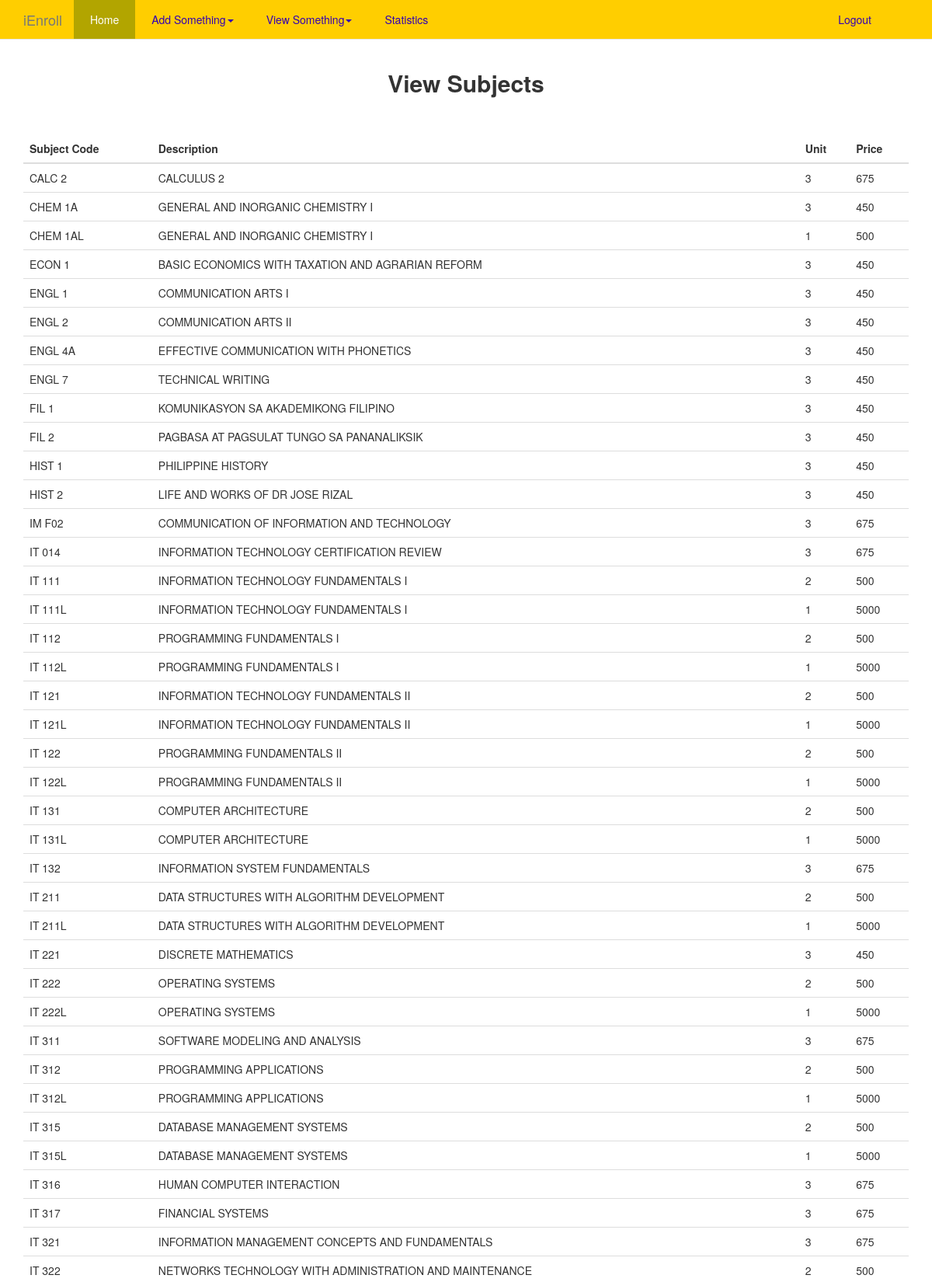
The app's page /viewSubjects.php (upper part) with its own data.
### tables this page shows
CREATE TABLE IF NOT EXISTS `subjects` (
  `subject_code` VARCHAR(20) NOT NULL,
  `description` VARCHAR(150) NOT NULL,
  `unit` INT NOT NULL,
  `price` DOUBLE NOT NULL DEFAULT 0.00,
  `slots` INT NOT NULL,
  PRIMARY KEY (`subject_code`),
  UNIQUE INDEX `course_code_UNIQUE` (`subject_code` ASC));

### viewSubjects.php (the view, shortened to what this page needs)
<?php
	include "fragments/header.php";
	include "fragments/nav.php";
	require_once("fragments/connection.php");
	$query = $pdo->prepare("SELECT * FROM subjects");
	$query->execute();
	$result = $query->fetchAll();
?>
	<div class="container-fluid" id="other">
		<div class="container">
			<h2>View Subjects</h2>
			<table class="table table-hover">
				<thead>
					<tr>
						<th>Subject Code</th>
						<th>Description</th>
						<th>Unit</th>
						<th>Price</th>
					</tr>
				</thead>
				<tbody>
					<?php if(count($result)>0):?>
					<?php foreach($result as $subject): ?>
                    <tr>
                        <td><?php echo $subject["subject_code"]; ?></td>
                        <td><?php echo $subject["description"]; ?></td>
                        <td><?php echo $subject["unit"] ?></td>
                        <td><?php echo $subject["price"] ?></td>
                    </tr>
                	<?php endforeach; ?>
                	<?php endif; ?>
				</tbody>
			</table>
		</div>
	</div>
<?php include "fragments/footer.php" ?>

### css/style.css (style rules this page uses)
h1, h2 { font-weight: 700; text-align: center; }
#other { margin-top: 60px; margin-bottom: 70px; }
#other > div > h2, #other > h1 { padding: 10px 0 40px; }

### records on screen
subjects: subject_code "CALC 2", description "CALCULUS 2", unit "3", price "675"
subjects: subject_code "CHEM 1A", description "GENERAL AND INORGANIC CHEMISTRY I", unit "3", price "450"
subjects: subject_code "CHEM 1AL", description "GENERAL AND INORGANIC CHEMISTRY I", unit "1", price "500"
subjects: subject_code "ECON 1", description "BASIC ECONOMICS WITH TAXATION AND AGRARIAN REFORM", unit "3", price "450"
subjects: subject_code "ENGL 1", description "COMMUNICATION ARTS I", unit "3", price "450"
subjects: subject_code "ENGL 2", description "COMMUNICATION ARTS II", unit "3", price "450"
subjects: subject_code "ENGL 4A", description "EFFECTIVE COMMUNICATION WITH PHONETICS", unit "3", price "450"
subjects: subject_code "ENGL 7", description "TECHNICAL WRITING", unit "3", price "450"
subjects: subject_code "FIL 1", description "KOMUNIKASYON SA AKADEMIKONG FILIPINO", unit "3", price "450"
subjects: subject_code "FIL 2", description "PAGBASA AT PAGSULAT TUNGO SA PANANALIKSIK", unit "3", price "450"
subjects: subject_code "HIST 1", description "PHILIPPINE HISTORY", unit "3", price "450"
subjects: subject_code "HIST 2", description "LIFE AND WORKS OF DR JOSE RIZAL", unit "3", price "450"
subjects: subject_code "IM F02", description "COMMUNICATION OF INFORMATION AND TECHNOLOGY", unit "3", price "675"
subjects: subject_code "IT 014", description "INFORMATION TECHNOLOGY CERTIFICATION REVIEW", unit "3", price "675"
subjects: subject_code "IT 111", description "INFORMATION TECHNOLOGY FUNDAMENTALS I", unit "2", price "500"
subjects: subject_code "IT 111L", description "INFORMATION TECHNOLOGY FUNDAMENTALS I", unit "1", price "5000"
subjects: subject_code "IT 112", description "PROGRAMMING FUNDAMENTALS I", unit "2", price "500"
subjects: subject_code "IT 112L", description "PROGRAMMING FUNDAMENTALS I", unit "1", price "5000"
subjects: subject_code "IT 121", description "INFORMATION TECHNOLOGY FUNDAMENTALS II", unit "2", price "500"
subjects: subject_code "IT 121L", description "INFORMATION TECHNOLOGY FUNDAMENTALS II", unit "1", price "5000"
subjects: subject_code "IT 122", description "PROGRAMMING FUNDAMENTALS II", unit "2", price "500"
subjects: subject_code "IT 122L", description "PROGRAMMING FUNDAMENTALS II", unit "1", price "5000"
subjects: subject_code "IT 131", description "COMPUTER ARCHITECTURE", unit "2", price "500"
subjects: subject_code "IT 131L", description "COMPUTER ARCHITECTURE", unit "1", price "5000"
subjects: subject_code "IT 132", description "INFORMATION SYSTEM FUNDAMENTALS", unit "3", price "675"
subjects: subject_code "IT 211", description "DATA STRUCTURES WITH ALGORITHM DEVELOPMENT", unit "2", price "500"
subjects: subject_code "IT 211L", description "DATA STRUCTURES WITH ALGORITHM DEVELOPMENT", unit "1", price "5000"
subjects: subject_code "IT 221", description "DISCRETE MATHEMATICS", unit "3", price "450"
subjects: subject_code "IT 222", description "OPERATING SYSTEMS", unit "2", price "500"
subjects: subject_code "IT 222L", description "OPERATING SYSTEMS", unit "1", price "5000"
subjects: subject_code "IT 311", description "SOFTWARE MODELING AND ANALYSIS", unit "3", price "675"
subjects: subject_code "IT 312", description "PROGRAMMING APPLICATIONS", unit "2", price "500"
subjects: subject_code "IT 312L", description "PROGRAMMING APPLICATIONS", unit "1", price "5000"
subjects: subject_code "IT 315", description "DATABASE MANAGEMENT SYSTEMS", unit "2", price "500"
subjects: subject_code "IT 315L", description "DATABASE MANAGEMENT SYSTEMS", unit "1", price "5000"
subjects: subject_code "IT 316", description "HUMAN COMPUTER INTERACTION", unit "3", price "675"
subjects: subject_code "IT 317", description "FINANCIAL SYSTEMS", unit "3", price "675"
subjects: subject_code "IT 321", description "INFORMATION MANAGEMENT CONCEPTS AND FUNDAMENTALS", unit "3", price "675"
subjects: subject_code "IT 322", description "NETWORKS TECHNOLOGY WITH ADMINISTRATION AND MAINTENANCE", unit "2", price "500"
